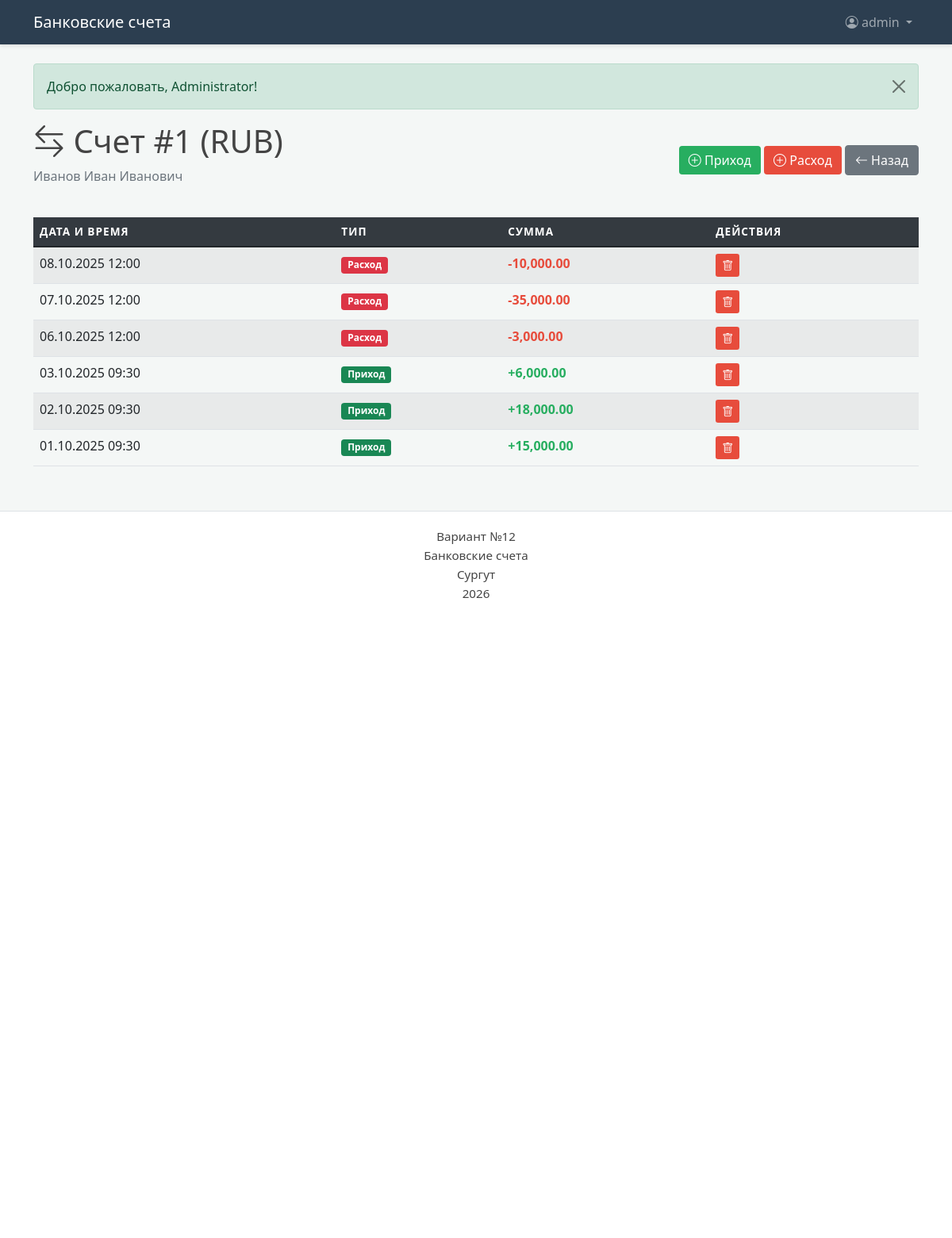
The page /operations.php?wallet_id=1 (signed in) on the database its author committed.
### tables this page shows
CREATE TABLE `wallet` (
  `id` int(11) NOT NULL,
  `id_client` int(11) NOT NULL,
  `wallet_currency` varchar(10) NOT NULL
);

### operations.php (the view, shortened to what this page needs)
<?php
require_once 'dbconnect.php';
$wallet_id = $_GET['wallet_id'] ?? 0;
$wallet = $pdo->prepare("
    SELECT w.*, c.full_name as client_name
    FROM wallet w
    JOIN сlients c ON w.id_client = c.id
    WHERE w.id = ?
");
$wallet->execute([$wallet_id]);
$wallet = $wallet->fetch();
$operations = $pdo->prepare("
    (SELECT 'prixod' as type, id, total, date_and_time FROM prixod_operation WHERE id_wallet = ?)
    UNION ALL
    (SELECT 'rashod' as type, id, total, date_and_time FROM rashod_operation WHERE id_wallet = ?)
    ORDER BY date_and_time DESC
");
$operations->execute([$wallet_id, $wallet_id]);
$operations = $operations->fetchAll();
include 'header.php';
?>
<div class="d-flex justify-content-between align-items-center mb-4">
    <div>
        <h1>
            <i class="bi bi-arrow-left-right"></i>
            Счет #<?= $wallet['id'] ?> (<?= $wallet['wallet_currency'] ?>)
        </h1>
        <p class="text-muted"><?= htmlspecialchars($wallet['client_name']) ?></p>
    </div>
    <div>
        <a href="operation_add.php?wallet_id=<?= $wallet_id ?>&type=prixod" class="btn btn-add">
            <i class="bi bi-plus-circle"></i> Приход
        </a>
        <a href="operation_add.php?wallet_id=<?= $wallet_id ?>&type=rashod" class="btn btn-delete">
            <i class="bi bi-plus-circle"></i> Расход
        </a>
        <a href="wallets.php?client_id=<?= $wallet['id_client'] ?>" class="btn btn-secondary">
            <i class="bi bi-arrow-left"></i> Назад
        </a>
    </div>
</div>
<div class="table-responsive">
    <table class="table table-striped table-hover">
        <thead>
            <tr>
                <th>Дата и время</th>
                <th>Тип</th>
                <th>Сумма</th>
                <th>Действия</th>
            </tr>
        </thead>
        <tbody>
            <?php foreach ($operations as $op): ?>
            <tr>
                <td><?= date('d.m.Y H:i', strtotime($op['date_and_time'])) ?></td>
                <td>
                    <?php if ($op['type'] == 'prixod'): ?>
                        <span class="badge bg-success">Приход</span>
                    <?php else: ?>
                        <span class="badge bg-danger">Расход</span>
                    <?php endif; ?>
                </td>
                <td class="<?= $op['type'] == 'prixod' ? 'amount-pos' : 'amount-neg' ?>">
                    <?= $op['type'] == 'prixod' ? '+' : '-' ?><?= number_format($op['total'], 2) ?>
                </td>
                <td>
                    <a href="delete_operation.php?type=<?= $op['type'] ?>&id=<?= $op['id'] ?>&wallet_id=<?= $wallet_id ?>"
                       class="btn btn-sm btn-delete"
                       onclick="return confirm('Удалить операцию?')">
                        <i class="bi bi-trash"></i>
                    </a>
                </td>
            </tr>
            <?php endforeach; ?>
        </tbody>
    </table>
</div>
<?php include 'footer.php'; ?>

### style.css (style rules this page uses)
body { background-color: #f4f7f6; color: #444; font-family: 'Segoe UI', Roboto, Helvetica, Arial, sans-serif; }
.table thead th { background-color: #343a40; color: white; border: none; text-transform: uppercase; font-size: 0.85rem; letter-spacing: 1px; }
.amount-pos { color: #27ae60 !important; font-weight: bold; }
.amount-neg { color: #e74c3c !important; font-weight: bold; }
.btn-delete { background-color: #e74c3c !important; color: white !important; border: none !important; }
.btn-add { background-color: #27ae60 !important; color: white !important; border: none !important; }

### rows shown on the page
wallet: id "1", wallet_currency "RUB", id_client.full_name "Иванов Иван Иванович"

### other values the page prints
$_SESSION['username'] "admin"
$_SESSION['message'] "Добро пожаловать, Administrator!"
date('d.m.Y H:i', strtotime($op['date_and_time'])) "08.10.2025 12:00"
$op['total'] "10,000.00"
date('d.m.Y H:i', strtotime($op['date_and_time'])) "07.10.2025 12:00"
$op['total'] "35,000.00"
date('d.m.Y H:i', strtotime($op['date_and_time'])) "06.10.2025 12:00"
$op['total'] "3,000.00"
date('d.m.Y H:i', strtotime($op['date_and_time'])) "03.10.2025 09:30"
$op['total'] "6,000.00"
date('d.m.Y H:i', strtotime($op['date_and_time'])) "02.10.2025 09:30"
$op['total'] "18,000.00"
date('d.m.Y H:i', strtotime($op['date_and_time'])) "01.10.2025 09:30"
$op['total'] "15,000.00"
